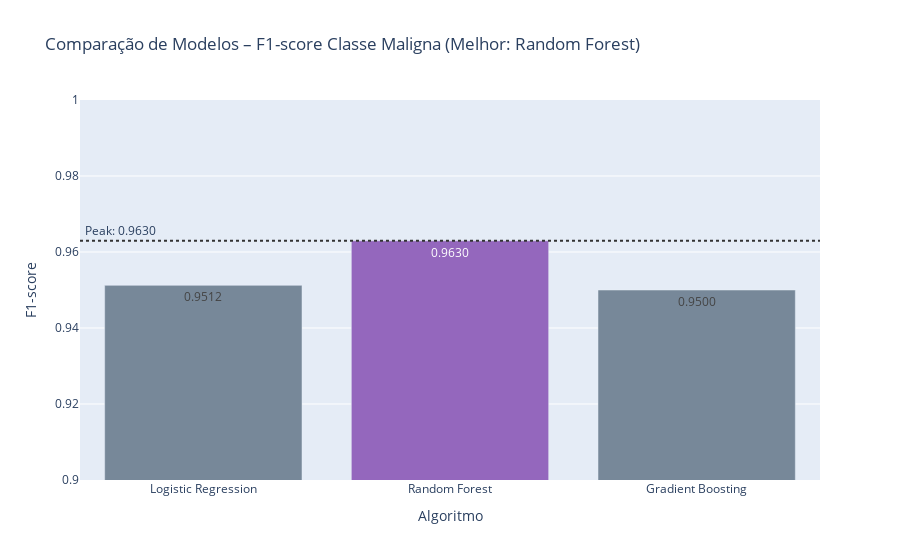

Notebook code cell kept with this figure:
### Markdown cell above
- O Recall é a métrica mais crítica para o contexto oncológico, pois mensura a capacidade do modelo em identificar todos os casos malignos, minimizando os Falsos Negativos. 
- Observamos um empate técnico entre a 'Regressão Logística' e o 'Random Forest', ambos atingindo [92,86%]. 
- Na prática, isso significa que o sistema identificaria corretamente quase 93 em cada 100 mulheres com tumores malignos. 
- Manter este índice elevado é vital para garantir que nenhuma paciente receba um diagnóstico erroneamente 'benigno', assegurando o encaminhamento imediato para tratamento.

### Code cell
# # 1. Extração dos scores e identificação de TODOS os melhores modelos
# f1_scores = {name: results[name]["1"]["f1-score"] for name in results}
# best_f1_value = max(f1_scores.values())
# best_models_f1 = [name for name, score in f1_scores.items() if score == best_f1_value]

# # 2. Definição de cores: Destaque para todos que atingiram o topo
# colors = [
#     '#9467bd' if score == best_f1_value else 'lightslategray' 
#     for score in f1_scores.values()
# ]

# # 3. Título dinâmico para tratar empates ou vencedores únicos
# vencedores_str = ", ".join(best_models_f1)
# titulo = f"Comparação de Modelos – F1-score Classe Maligna (Melhor: {vencedores_str})"

# # 4. Criação do Gráfico
# fig = px.bar(
#     x=list(f1_scores.keys()), 
#     y=list(f1_scores.values()), 
#     title=titulo,
#     labels={'x': 'Algoritmo', 'y': 'F1-score'},
#     text_auto='.4f'
# )

# # Aplicar cores e estilo
# fig.update_traces(marker_color=colors)

# # Linha de topo (Peak)
# fig.add_hline(
#     y=best_f1_value, 
#     line_dash="dot", 
#     line_color="#333", 
#     annotation_text=f" Peak: {best_f1_value:.4f}", 
#     annotation_position="top left"
# )

# # Ajuste de escala para focar nas diferenças
# min_f1 = min(f1_scores.values())
# fig.update_layout(
#     yaxis=dict(range=[min_f1 - 0.05, 1.0]),
#     showlegend=False
# )

# fig.show()



# --- Extração dos scores e identificação de TODOS os melhores modelos ---

# Extrai o F1-score da classe '1' (Maligna) para cada modelo, métrica que equilibra Precisão e Recall
f1_scores = {name: results[name]["1"]["f1-score"] for name in results}

# Identifica o valor máximo de F1-score para definir o patamar de excelência do projeto
best_f1_value = max(f1_scores.values())

# Filtra todos os modelos que alcançaram o topo, permitindo identificar se o Random Forest venceu isolado ou empatado
best_models_f1 = [name for name, score in f1_scores.items() if score == best_f1_value]

# --- Definição de cores: Destaque para todos que atingiram o topo ---

# Define a cor roxa (#9467bd) para destacar os líderes de performance e cinza para os demais algoritmos
colors = [
    '#9467bd' if score == best_f1_value else 'lightslategray' 
    for score in f1_scores.values()
]

# --- Título dinâmico para tratar empates ou vencedores únicos ---

# Concatena os nomes dos modelos com melhor F1-score para exibição clara no relatório
vencedores_str = ", ".join(best_models_f1)

# Formata o título do gráfico destacando o modelo que oferece o melhor equilíbrio diagnóstico
titulo = f"Comparação de Modelos – F1-score Classe Maligna (Melhor: {vencedores_str})"

# --- Criação do Gráfico ---

# Inicializa o gráfico de barras interativo focado na métrica F1-score
fig = px.bar(
    # Mapeia os algoritmos testados no eixo horizontal
    x=list(f1_scores.keys()), 
    
    # Mapeia os valores de F1-score no eixo vertical
    y=list(f1_scores.values()), 
    
    # Aplica o título dinâmico com os vencedores
    title=titulo, 
    
    # Personaliza as legendas para documentação técnica
    labels={'x': 'Algoritmo', 'y': 'F1-score'}, 
    
    # Exibe o índice F1 com precisão de 4 casas decimais sobre as barras
    text_auto='.4f' 
)

# --- Aplicar cores e estilo ---

# Aplica a paleta de cores condicional para destacar visualmente o melhor modelo (ex: Random Forest)
fig.update_traces(marker_color=colors)

# --- Linha de topo (Peak) ---

# Adiciona uma linha de referência no pico de performance para facilitar a comparação entre os modelos
fig.add_hline(
    # Posiciona a linha exatamente no valor máximo atingido
    y=best_f1_value, 
    
    # Define o estilo da linha como pontilhado para não obstruir a visão
    line_dash="dot", 
    
    # Utiliza um tom de grafite escuro para contraste neutro
    line_color="#333", 
    
    # Insere o rótulo do valor máximo no gráfico
    annotation_text=f" Peak: {best_f1_value:.4f}", 
    
    # Posiciona a anotação no canto superior esquerdo
    annotation_position="top left" 
)

# --- Ajuste de escala para focar nas diferenças ---

# Identifica o menor F1-score para definir o ponto de partida do zoom visual
min_f1 = min(f1_scores.values())

# Ajusta o eixo Y para evidenciar pequenas variações decimais, fundamentais na escolha do modelo clínico
fig.update_layout(
    # Define a margem inferior para dar respiro ao gráfico
    yaxis=dict(range=[min_f1 - 0.05, 1.0]), 
    
    # Remove a legenda para simplificar a estética do relatório
    showlegend=False 
)

# Renderiza o gráfico final para análise
fig.show()

### Figure 1 — Plotly figure (JSON) as saved in the notebook; plotly's stock layout.template omitted (floating-point values rounded to 4 significant figures)
{"data": [{"hovertemplate": "Algoritmo=%{x}<br>F1-score=%{y}<extra></extra>", "legendgroup": "", "marker": {"color": ["lightslategray", "#9467bd", "lightslategray"], "pattern": {"shape": ""}}, "name": "", "orientation": "v", "showlegend": false, "textposition": "auto", "texttemplate": "%{y:.4f}", "type": "bar", "x": ["Logistic Regression", "Random Forest", "Gradient Boosting"], "xaxis": "x", "y": [0.9512, 0.963, 0.95], "yaxis": "y"}], "layout": {"annotations": [{"showarrow": false, "text": " Peak: 0.9630", "x": 0, "xanchor": "left", "xref": "x domain", "y": 0.963, "yanchor": "bottom", "yref": "y"}], "barmode": "relative", "legend": {"tracegroupgap": 0}, "shapes": [{"line": {"color": "#333", "dash": "dot"}, "type": "line", "x0": 0, "x1": 1, "xref": "x domain", "y0": 0.963, "y1": 0.963, "yref": "y"}], "showlegend": false, "title": {"text": "Comparação de Modelos – F1-score Classe Maligna (Melhor: Random Forest)"}, "xaxis": {"anchor": "y", "domain": [0, 1], "title": {"text": "Algoritmo"}}, "yaxis": {"anchor": "x", "domain": [0, 1], "range": [0.9, 1], "title": {"text": "F1-score"}}}}
